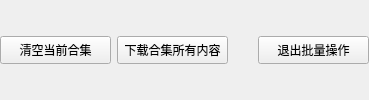
                  <widget class="QWidget" name="page_operate_heji_all">
                   <layout class="QHBoxLayout" name="horizontalLayout_5">
                    <property name="leftMargin">
                     <number>0</number>
                    </property>
                    <property name="topMargin">
                     <number>0</number>
                    </property>
                    <property name="rightMargin">
                     <number>0</number>
                    </property>
                    <property name="bottomMargin">
                     <number>0</number>
                    </property>
                    <item>
                     <widget class="QPushButton" name="pushButton_clear_HJ">
                      <property name="minimumSize">
                       <size>
                        <width>111</width>
                        <height>28</height>
                       </size>
                      </property>
                      <property name="maximumSize">
                       <size>
                        <width>111</width>
                        <height>28</height>
                       </size>
                      </property>
                      <property name="text">
                       <string>清空当前合集</string>
                      </property>
                     </widget>
                    </item>
                    <item>
                     <widget class="QPushButton" name="pushButton_downloadall_HJ">
                      <property name="minimumSize">
                       <size>
                        <width>111</width>
                        <height>28</height>
                       </size>
                      </property>
                      <property name="maximumSize">
                       <size>
                        <width>111</width>
                        <height>28</height>
                       </size>
                      </property>
                      <property name="text">
                       <string>下载合集所有内容</string>
                      </property>
                     </widget>
                    </item>
                    <item>
                     <spacer name="horizontalSpacer_6">
                      <property name="orientation">
                       <enum>Qt::Horizontal</enum>
                      </property>
                      <property name="sizeHint" stdset="0">
                       <size>
                        <width>24</width>
                        <height>20</height>
                       </size>
                      </property>
                     </spacer>
                    </item>
                    <item>
                     <widget class="QPushButton" name="pushButton_heji_exit">
                      <property name="minimumSize">
                       <size>
                        <width>111</width>
                        <height>28</height>
                       </size>
                      </property>
                      <property name="maximumSize">
                       <size>
                        <width>111</width>
                        <height>28</height>
                       </size>
                      </property>
                      <property name="styleSheet">
                       <string notr="true">QPushButton
{
text-align: center;
}</string>
                      </property>
                      <property name="text">
                       <string>退出批量操作</string>
                      </property>
                     </widget>
                    </item>
                   </layout>
                  </widget>
